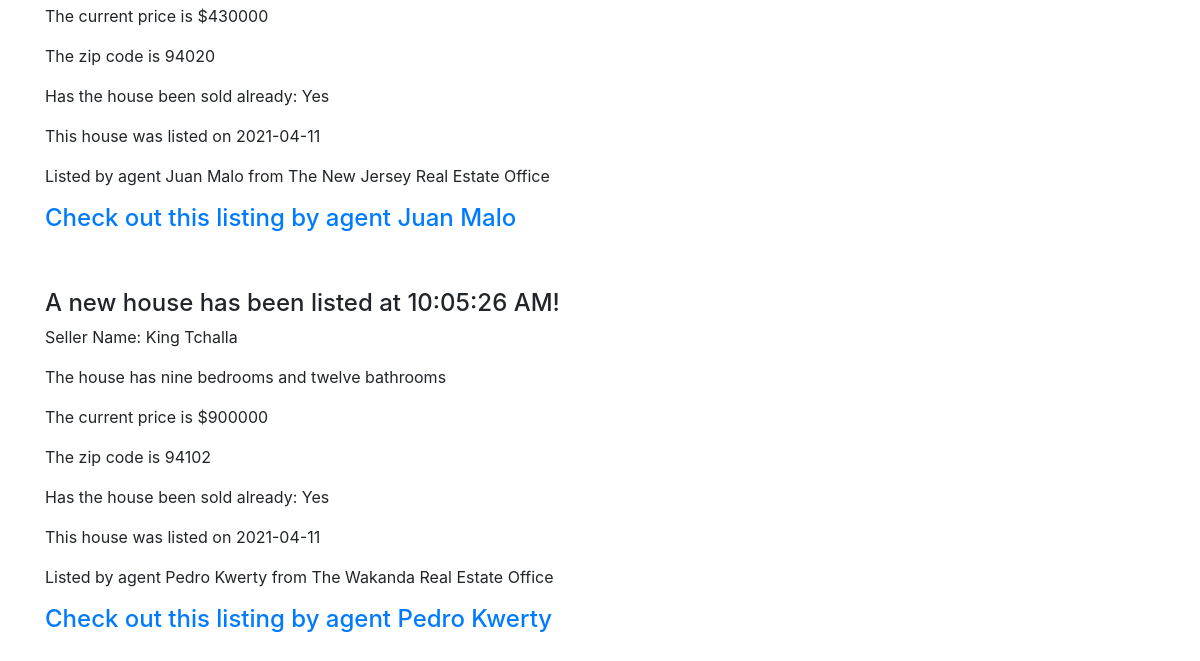
Page /home (lower part) on the earlier database version.
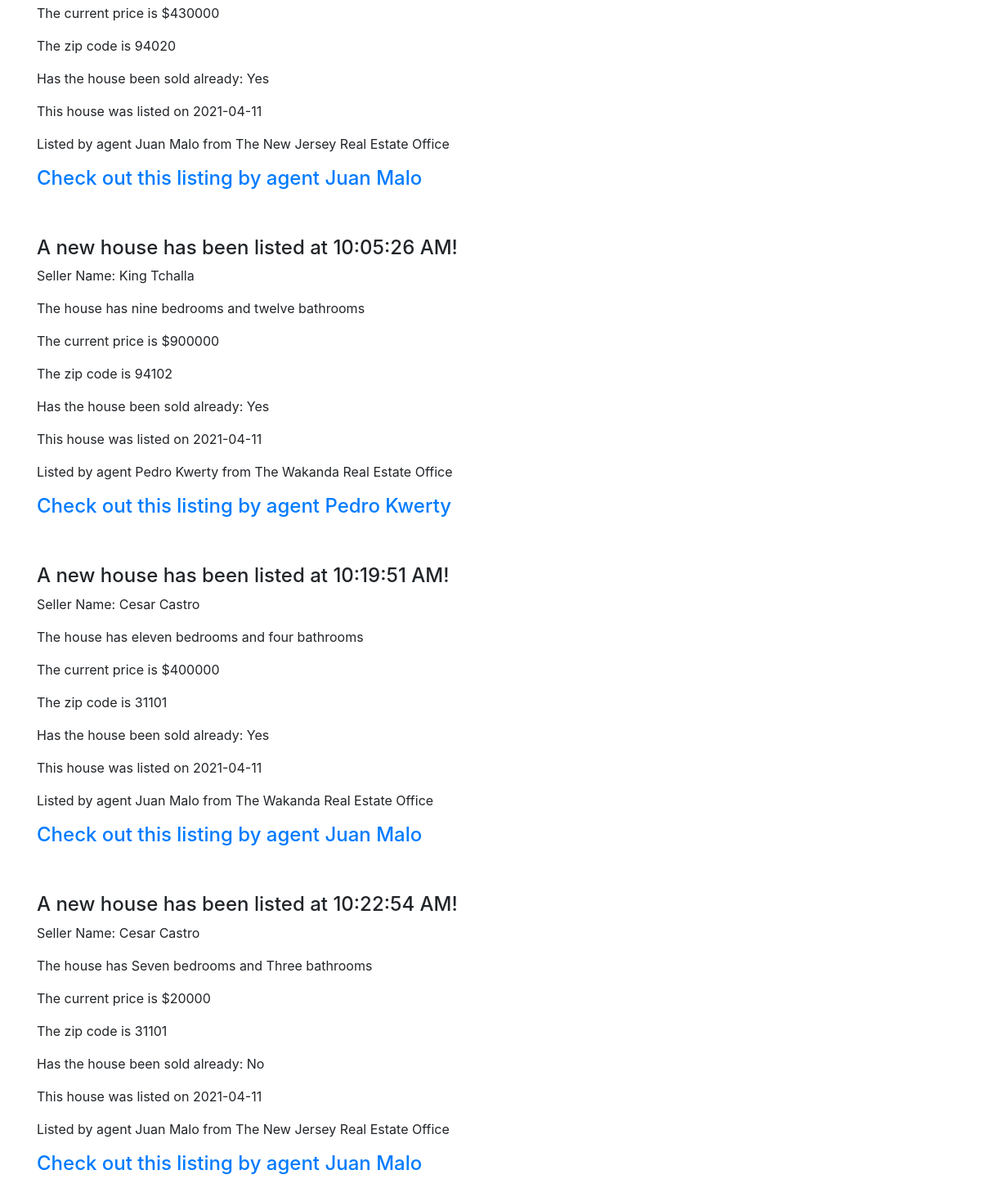
Same page on the later database version.
### real_estate/models.py (models this page shows, shortened)
class Listing(db.Model):
    id = db.Column(db.Integer, primary_key=True)
    seller = db.Column(db.String(100), nullable=False)
    price = db.Column(db.String(100), nullable=False)
    date = db.Column(db.DateTime, nullable=False, default=datetime.utcnow)
    bedrooms = db.Column(db.String(100), nullable=False)
    bathrooms = db.Column(db.String(100), nullable=False)
    zipcode = db.Column(db.String(100), nullable=False)
    sold = db.Column(db.String(100), nullable=False, default="No")
    office = db.Column(db.String(100), nullable=False)
    agent_id = db.Column(db.Integer, db.ForeignKey('agent.id'), nullable=False)

class Agent(db.Model):
    id = db.Column(db.Integer, primary_key=True)
    name = db.Column(db.String(100), nullable=False)
    listings = db.relationship('Listing', backref='agent', lazy=True)

### real_estate/routes.py (the view)
@app.route("/")
@app.route("/home")
def home():
    listings = Listing.query.all()
    return render_template('home.html', listings=listings)

### real_estate/templates/home.html (shortened to what this page needs)
{% extends "layout.html" %}
{% block content %}
<br>
<br>
<br>
<br>
<br>
    {% for listing in listings %}
        <h4>A new house has been listed at {{ listing.date.strftime('%I:%M:%S %p') }}!</h4>
        <p>Seller Name: {{ listing.seller }}</p>
        <p>The house has {{ listing.bedrooms }} bedrooms and {{ listing.bathrooms }} bathrooms</p>
        <p>The current price is ${{ listing.price }}</p>
        <p>The zip code is {{ listing.zipcode }}</p>
        <p>Has the house been sold already: {{ listing.sold }}</p>
        <p>This house was listed on {{ listing.date.strftime('%Y-%m-%d') }}</p>
        <p>Listed by agent {{ listing.agent.name }} from The {{ listing.office }} Real Estate Office</p>
        <h4><a href="{{ url_for('listing', listing_id=listing.id) }}">Check out this listing by agent {{ listing.agent.name }}</a></h4>
        <br>
        <br>
    {% endfor %}
{% endblock content %}

### real_estate/templates/layout.html (shortened to what this page needs)
<!DOCTYPE html>
<html>
    <head>
        <link rel="stylesheet" href="https://maxcdn.bootstrapcdn.com/bootstrap/4.0.0/css/bootstrap.min.css">
    </head>
    <body>
          <main role="main" class="container">
            <div class="row">
              <div class="col-md-8">
                {% block content %}{% endblock %}
              </div>
              <div class="col-md-4">
              </div>
            </div>
          </main>
    </body>
</html>

Differences in the rows shown:
added Listing: date "10:19:51 AM", seller "Cesar Castro", bedrooms "eleven", bathrooms "four", price "400000", zipcode "31101", sold "Yes", date "2021-04-11", agent.name "Juan Malo", office "Wakanda"
added Listing: date "10:22:54 AM", seller "Cesar Castro", bedrooms "Seven", bathrooms "Three", price "20000", zipcode "31101", sold "No", date "2021-04-11", agent.name "Juan Malo", office "New Jersey"
